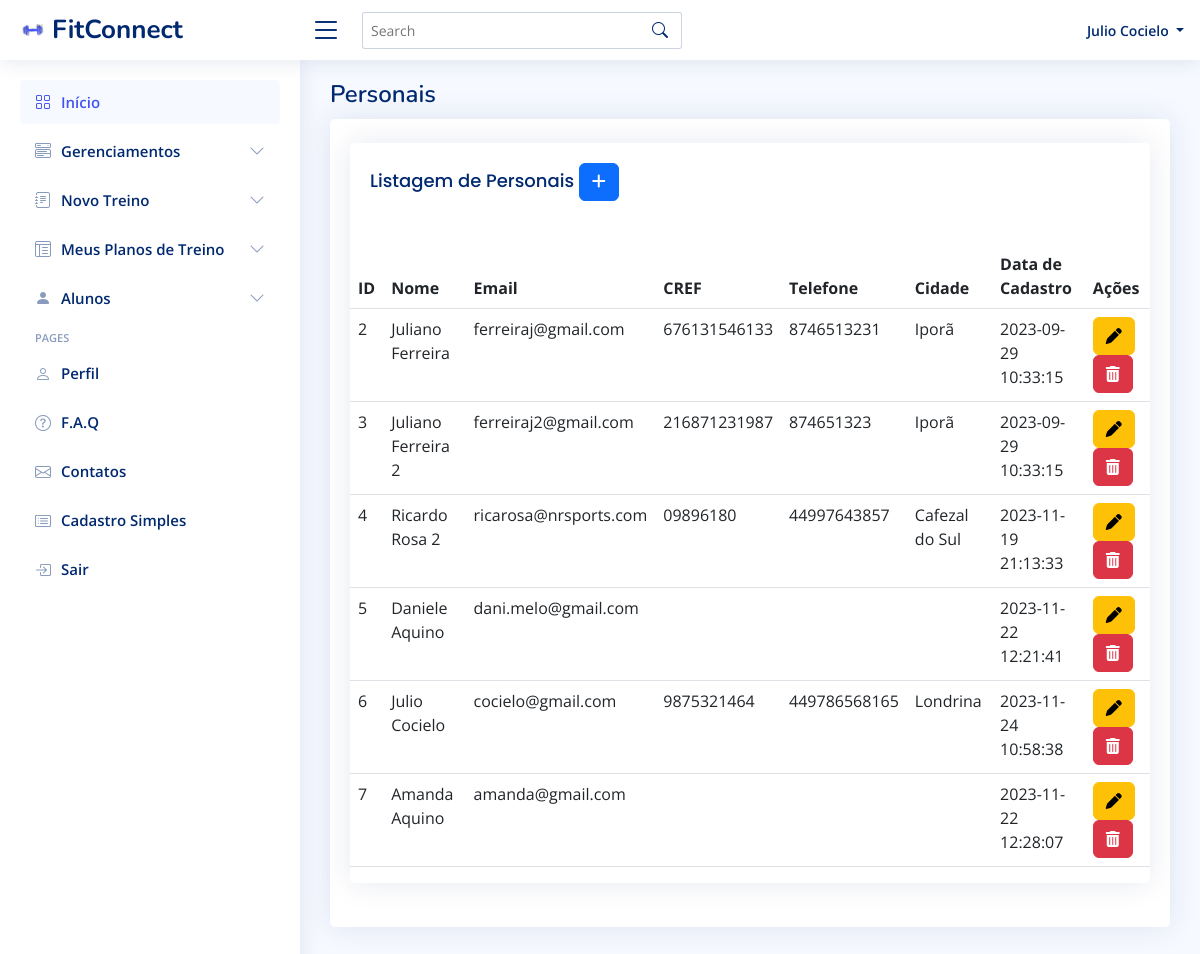
/listarPersonal.php (signed in), run on the app's committed database.
### tables this page shows
CREATE TABLE `personal` (
  `id` int(11) NOT NULL,
  `nome` varchar(100) NOT NULL,
  `email` varchar(100) NOT NULL,
  `senha` varchar(50) NOT NULL,
  `sexo` varchar(10) NOT NULL,
  `dataNascimento` date DEFAULT NULL,
  `cref` varchar(15) NOT NULL,
  `cpf` varchar(11) NOT NULL,
  `cnpj` varchar(20) NOT NULL,
  `telefone` varchar(20) NOT NULL,
  `cep` varchar(15) NOT NULL,
  `endereco` varchar(100) NOT NULL,
  `numero` varchar(6) NOT NULL,
  `bairro` varchar(45) NOT NULL,
  `cidade` varchar(50) NOT NULL,
  `estado` varchar(20) NOT NULL,
  `observacao` varchar(500) NOT NULL,
  `estatus` varchar(10) NOT NULL DEFAULT 'ativo',
  `dataCadastro` datetime NOT NULL DEFAULT current_timestamp() ON UPDATE current_timestamp()
);

### listarPersonal.php (the view, shortened to what this page needs)
<?php
require_once('conexao.php');
$sql = "select * from personal";
$resultados = mysqli_query($conexao, $sql);
?>
<!DOCTYPE html>
<html lang="en">
<head>
    <link href="https://cdn.jsdelivr.net/npm/bootstrap@5.3.0-alpha3/dist/css/bootstrap.min.css" rel="stylesheet"
>
    <link href="assets/vendor/bootstrap/css/bootstrap.min.css" rel="stylesheet">
    <link href="assets/vendor/bootstrap-icons/bootstrap-icons.css" rel="stylesheet">
    <link href="assets/vendor/boxicons/css/boxicons.min.css" rel="stylesheet">
    <link href="assets/vendor/quill/quill.snow.css" rel="stylesheet">
    <link href="assets/vendor/quill/quill.bubble.css" rel="stylesheet">
    <link href="assets/vendor/remixicon/remixicon.css" rel="stylesheet">
    <link href="assets/vendor/simple-datatables/style.css" rel="stylesheet">
    <link href="assets/css/style.css" rel="stylesheet">
</head>
<body>
    <?php if ($_SESSION['perfil'] == 'aluno') {
        require_once('menuAluno.php');
    } elseif ($_SESSION['perfil'] == 'personal') {
        require_once('menuPersonal.php');
    } elseif ($_SESSION['perfil'] == 'admin') {
        require_once('menu.php');
    } ?>
    <main id="main" class="main">
        <div class="pagetitle">
            <h1>Personais</h1>
        </div>
        <section class="section">
            <div class="row">
                <div class="col-lg-12">
                    <div class="card">
                        <div class="card-body">
                            <div class="card mt-4 mb-4">
                                <div class="card-body">
                                    <h2 class="card-title">Listagem de Personais
                                        <a href="cadPersonal.php" class="btn btn-primary btn-sn">
                                            <i class="fa-solid fa-plus"></i>
                                        </a>
                                    </h2>
                                </div>
                                <div style="overflow-x: auto">
                                    <table class="table datatable">
                                        <thead>
                                            <tr>
                                                <th scope="col">ID</th>
                                                <th scope="col">Nome</th>
                                                <th scope="col">Email</th>
                                                <th scope="col">CREF</th>
                                                <th scope="col">Telefone</th>
                                                <th scope="col">Cidade</th>
                                                <th scope="col">Data de Cadastro</th>
                                                <th scope="col">Ações</th>
                                            </tr>
                                        </thead>
                                        <tbody>
                                            <?php while ($linha = mysqli_fetch_array($resultados)) { ?>
                                                <tr>
                                                    <td>
                                                        <?= $linha['id'] ?>
                                                    </td>
                                                    <td>
                                                        <?= $linha['nome'] ?>
                                                    </td>
                                                    <td>
                                                        <?= $linha['email'] ?>
                                                    </td>
                                                    <td>
                                                        <?= $linha['cref'] ?>
                                                    </td>
                                                    <td>
                                                        <?= $linha['telefone'] ?>
                                                    </td>
                                                    <td>
                                                        <?= $linha['cidade'] ?>
                                                    </td>
                                                    <td>
                                                        <?= $linha['dataCadastro'] ?>
                                                    </td>
                                                    <td>
                                                        <a href="alterarPersonal.php?id=<?= $linha['id'] ?>"
                                                            class="btn btn-warning">
                                                            <i class="fa-solid fa-pen"></i>
                                                        </a>
                                                        <a href="listarPersonal.php?id=<?= $linha['id'] ?>"
                                                            class="btn btn-danger"
                                                            onclick="return confirm('Confirma exclusão?')">
                                                            <i class="fa-solid fa-trash-can"></i>
                                                        </a>
                                                    </td>
                                                </tr>
                                            <?php } ?>
                                        </tbody>
                                    </table>
                                </div>
                            </div>
                        </div>
                    </div>
                </div>
            </div>
        </section>
</body>
</html>

### assets/css/style.css (style rules this page uses)
:root { scroll-behavior: smooth; }
body { font-family: "Open Sans", sans-serif; background: #f6f9ff; color: #444444; }
a { color: #4154f1; text-decoration: none; }
h1, h2, h3, h4, h5, h6 { font-family: "Nunito", sans-serif; }
#main { margin-top: 60px; padding: 20px 30px; transition: all 0.3s; }
.pagetitle { margin-bottom: 10px; }
.pagetitle h1 { font-size: 24px; margin-bottom: 0; font-weight: 600; color: #012970; }
.card { margin-bottom: 30px; border: none; border-radius: 5px; box-shadow: 0px 0 30px rgba(1, 41, 112, 0.1); }
.card-title { padding: 20px 0 15px 0; font-size: 18px; font-weight: 500; color: #012970; font-family: "Poppins", sans-serif; }
.card-body { padding: 0 20px 20px 20px; }
@media (min-width: 1200px) { #main, #footer { margin-left: 300px; } }

### data on the page
personal: id "2", nome "Juliano Ferreira", email "ferreiraj@gmail.com", cref "676131546133", telefone "8746513231", cidade "Iporã", dataCadastro "2023-09-29 10:33:15"
personal: id "3", nome "Juliano Ferreira 2", email "ferreiraj2@gmail.com", cref "216871231987", telefone "874651323", cidade "Iporã", dataCadastro "2023-09-29 10:33:15"
personal: id "4", nome "Ricardo Rosa 2", email "ricarosa@nrsports.com", cref "09896180", telefone "44997643857", cidade "Cafezal do Sul", dataCadastro "2023-11-19 21:13:33"
personal: id "5", nome "Daniele Aquino", email "dani.melo@gmail.com", dataCadastro "2023-11-22 12:21:41"
personal: id "6", nome "Julio Cocielo", email "cocielo@gmail.com", cref "9875321464", telefone "449786568165", cidade "Londrina", dataCadastro "2023-11-24 10:58:38"
personal: id "7", nome "Amanda Aquino", email "amanda@gmail.com", dataCadastro "2023-11-22 12:28:07"

### other printed values
$personal_name "Julio Cocielo"
